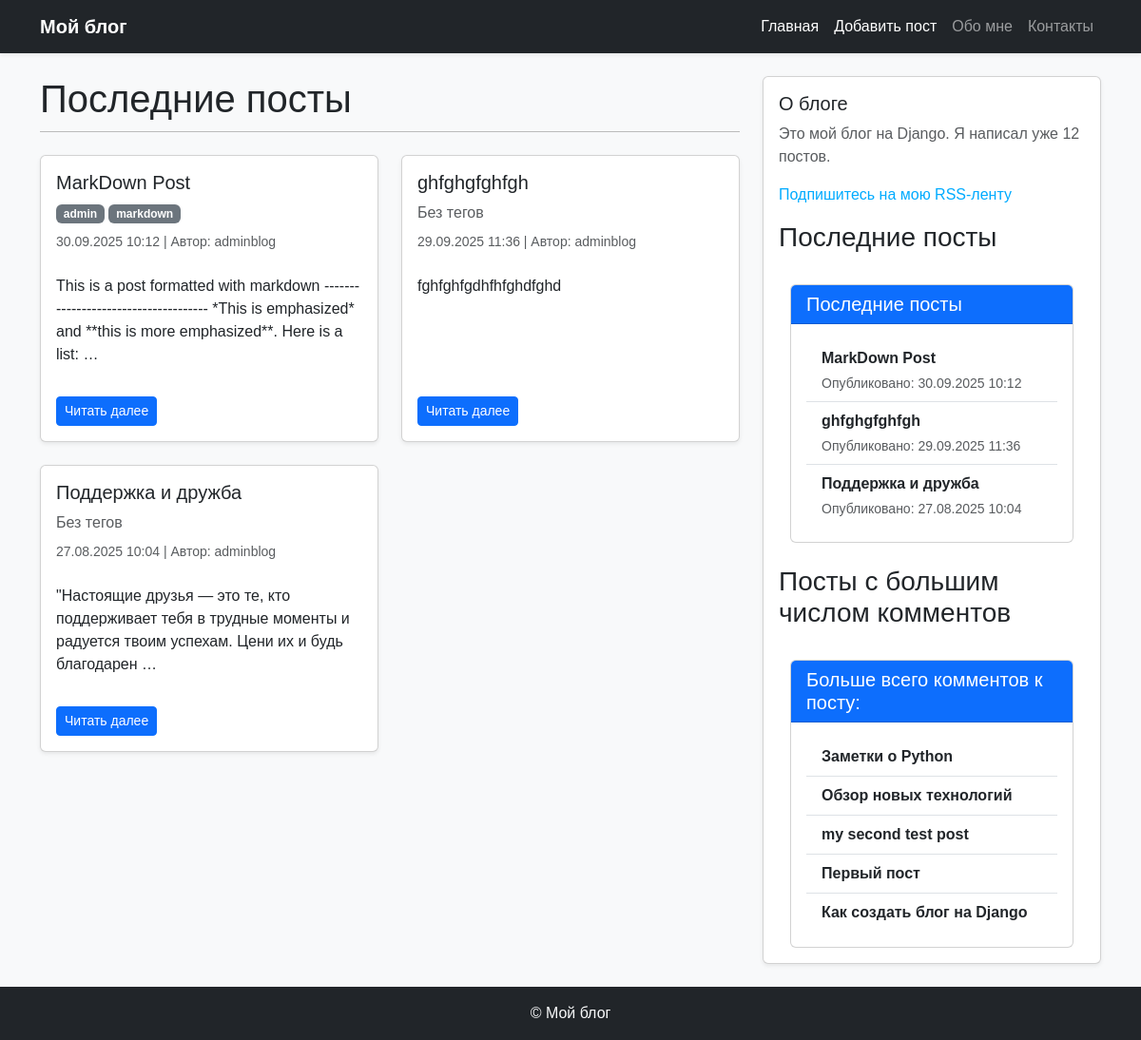
The page / on the database its author committed.
### blog/models.py (models this page shows, shortened)
class Post(models.Model):
    class Status(models.TextChoices):
        DRAFT = 'DF', 'Draft'
        PUBLISHED = 'PB', 'Published'
    title = models.CharField(max_length=50, verbose_name='название')
    slug = models.SlugField(max_length=50, unique_for_date='publish', verbose_name='слаг')
    body = models.TextField(verbose_name='содержание')
    publish = models.DateTimeField(default=timezone.now, verbose_name='дата публикации')
    created = models.DateTimeField(auto_now_add=True, verbose_name='создан')
    updated = models.DateTimeField(auto_now=True, verbose_name='обновлен')
    status = models.CharField(max_length=2, choices=Status.choices, default=Status.DRAFT, verbose_name='статус')
    author = models.ForeignKey(User, on_delete=models.CASCADE, related_name='blog_posts', verbose_name='автор')
    objects = models.Manager()
    published = PublishManager()
    tags = TaggableManager()
    class Meta:
        ordering = ['-publish']
        verbose_name = 'пост'
        verbose_name_plural = 'посты'
        indexes = [
            models.Index(fields=['-publish']),
        ]
    def get_absolute_url(self):
        return reverse('blog:post_detail',
                       args=[
                            self.publish.year,
                            self.publish.month,
                            self.publish.day,
                            self.slug
                        ])

### blog/views.py (the view)
# urls.py: path('', index_view, name='index'),
def index_view(request):
    posts = Post.published.all()[:3]
    context = {
        'title':'Home: главная',
        'posts':posts,
    }
    return render(request, 'blog/post/index.html', context=context)

### blog/models.py (called while the page is built)
    def get_queryset(self):
        return super().get_queryset().filter(status=Post.Status.PUBLISHED)

### blog/templatetags/blog_tags.py (called while the page is built)
@register.simple_tag
def total_posts():
    return Post.published.count()

@register.inclusion_tag('blog/post/latest_posts.html')
def show_latest_posts(count=5):
    latest_posts = Post.published.order_by('-publish')[:count]
    return {'latest_posts':latest_posts}

@register.simple_tag
def get_most_commented_posts(count=5):
    return Post.published.annotate(
        total_comments=Count('comments')
    ).order_by('-total_comments')[:count]

### blog/templates/blog/post/index.html (shortened to what this page needs)
{% extends "blog/base.html" %}
{% block content %}
  <h1 class="mb-4">Последние посты</h1>
  <div class="row">
    {% for post in posts %}
      <div class="col-md-6 mb-4">
        <div class="card shadow-sm h-100">
          <div class="card-body d-flex flex-column">
            <h2 class="card-title h5">
              <a href="{{ post.get_absolute_url }}" class="text-decoration-none text-dark">
                {{ post.title }}
              </a>
            </h2>
            <p class="mb-2">
              {% for tag in post.tags.all %}
                <a href="{% url 'blog:posts_list_by_tag' tag.slug %}" class="badge bg-secondary text-decoration-none">
                  {{ tag.name }}
                </a>
              {% empty %}
                <span class="text-muted">Без тегов</span>
              {% endfor %}
            </p>
            <p class="text-muted small mb-2">
              {{ post.publish|date:"d.m.Y H:i" }} | Автор: {{ post.author }}
            </p>
            <p class="card-text">
              {{ post.body|truncatewords:20|linebreaks }}
            </p>
            <div class="mt-auto">
              <a href="{{ post.get_absolute_url }}" class="btn btn-sm btn-primary">Читать далее</a>
            </div>
          </div>
        </div>
      </div>
    {% empty %}
      <p class="text-muted">Постов пока нет.</p>
    {% endfor %}
  </div>
{% endblock %}

### blog/templates/blog/base.html (shortened to what this page needs)
{% load blog_tags %}
{% load static %}
<!DOCTYPE html>
<html lang="ru">
<head>
  <link rel="stylesheet" href="https://cdn.jsdelivr.net/npm/bootstrap@5.3.2/dist/css/bootstrap.min.css">
  <link href="{% static 'css/blog.css' %}" rel="stylesheet">
</head>
<body class="bg-light">
  <nav class="navbar navbar-expand-lg navbar-dark bg-dark shadow-sm">
    <div class="container">
      <a class="navbar-brand fw-bold" href="{% url 'blog:posts_list' %}">Мой блог</a>
      <div class="collapse navbar-collapse" id="navbarContent">
        <ul class="navbar-nav ms-auto">
          <li class="nav-item"><a class="nav-link active" href="{% url 'blog:index' %}">Главная</a></li>
          <li class="nav-item"><a class="nav-link active" href="{% url 'blog:post_create' %}">Добавить пост</a></li>
          <li class="nav-item"><a class="nav-link" href="#">Обо мне</a></li>
          <li class="nav-item"><a class="nav-link" href="#">Контакты</a></li>
        </ul>
      </div>
    </div>
  </nav>
  <div class="container mt-4">
    <div class="row">
      <main class="col-md-8 mb-4">
        {% block content %}{% endblock %}
      </main>
      <aside class="col-md-4">
        <div class="card shadow-sm p-3">
          <h2 class="h5">О блоге</h2>
          <p class="text-muted">
            Это мой блог на Django.
            Я написал уже {% total_posts %} постов.
          </p>
          <p>
           <a href="{% url 'blog:post_feed' %}">
             Подпишитесь на мою RSS-ленту
           </a>
          </p>
          <h3>Последние посты</h3>
            {% show_latest_posts 3 %}
          <br>
          <h3>Посты с большим числом комментов</h3>
          <div class="container mt-4">
            <div class="card">
              <div class="card-header bg-primary text-white">
                <h5 class="mb-0">Больше всего комментов к посту:</h5>
              </div>
              {% get_most_commented_posts as most_commented_posts %}
              <div class="card-body">
                <ul class="list-group list-group-flush">
                  {% for post in most_commented_posts %}
                  <li class="list-group-item">
                    <a href="{{ post.get_absolute_url }}" class="text-decoration-none fw-bold text-dark">{{ post.title }}</a>
                  </li>
                  {% endfor %}
                </ul>
              </div>
            </div>
          </div>
        </div>
      </aside>
    </div>
  </div>
  <footer class="bg-dark text-light text-center py-3 mt-4">
    <p class="mb-0">&copy; {{ now|date:"Y" }} Мой блог</p>
  </footer>
</body>
</html>

### blog/templates/blog/post/latest_posts.html
<div class="container mt-4">
  <div class="card">
    <div class="card-header bg-primary text-white">
      <h5 class="mb-0">Последние посты</h5>
    </div>
    <div class="card-body">
      <ul class="list-group list-group-flush">
        {% for post in latest_posts %}
        <li class="list-group-item">
          <a href="{{ post.get_absolute_url }}" class="text-decoration-none fw-bold text-dark">
            {{ post.title }}
          </a>
          <div class="text-muted small mt-1">
            Опубликовано: {{ post.publish|date:"d.m.Y H:i" }}
          </div>
        </li>
        {% endfor %}
      </ul>
    </div>
  </div>
</div>

### blog/static/css/blog.css (style rules this page uses)
body { margin:0; padding:0; font-family:helvetica, sans-serif; }
a { color:#00abff; text-decoration:none; }
h1 { font-weight:normal; border-bottom:1px solid #bbb; padding:0 0 10px 0; }
h2 { font-weight:normal; margin:30px 0 0; }

### rows shown on the page
Post: title "MarkDown Post", publish "30.09.2025 10:12", author "adminblog", body "This is a post formatted with markdown ------------------------------------- *This is emphasized* and **this is more emphasized**. Here is a list: …"
Tag: name "admin"
Tag: name "markdown"
Post: title "ghfghgfghfgh", publish "29.09.2025 11:36", author "adminblog", body "fghfghfgdhfhfghdfghd"
Post: title "Поддержка и дружба", publish "27.08.2025 10:04", author "adminblog", body "\"Настоящие друзья — это те, кто поддерживает тебя в трудные моменты и радуется твоим успехам. Цени их и будь благодарен …"
Post: title "Заметки о Python"
Post: title "Обзор новых технологий"
Post: title "my second test post"
Post: title "Первый пост"
Post: title "Как создать блог на Django"
